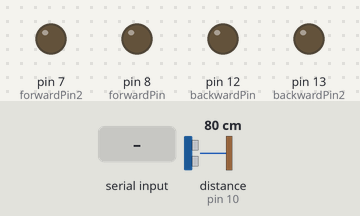
The sketch below on a simulated Arduino Uno, built with avr-gcc and run on an emulated ATmega328P. Parts: output pins drawn as LEDs (lit = HIGH). Wiring (inferred from the names in the program): ultrasonic range finder: trigger pin 9; echo pin 10. The inputs (shaded band) are chosen by the test bench; at power-on: distance to the obstacle (sensor on pin 10) 80 cm. The echo pulse lasts 58.3 µs per cm; pins used as bus, display or sensor lines are not drawn.

Above: at 1.2 s.
1.3 s: "F" received over the second serial link
At 2.2 s:
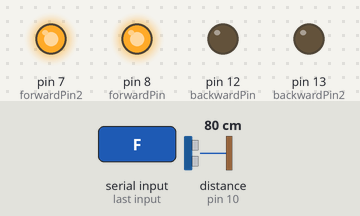
2.8 s: "B" received over the second serial link
At 3.2 s:
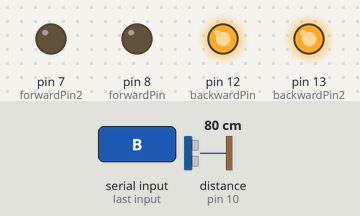
4.3 s: "L" received over the second serial link
At 5.5 s:
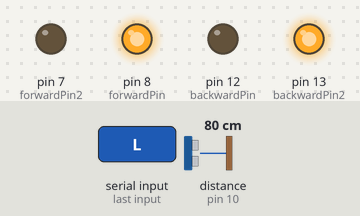
5.8 s: "R" received over the second serial link
At 6.8 s:
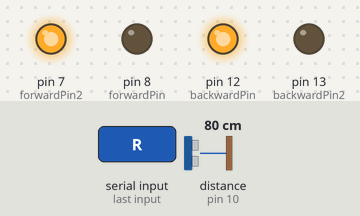
7.3 s: "S" received over the second serial link
At 7.9 s:
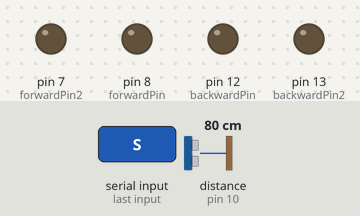
Timing chart, 0 to 9.8 s (numbered marks = the images above; inputs shaded):
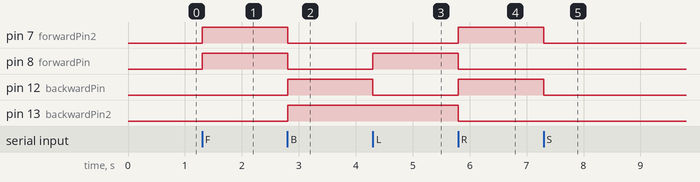

Measured:
- after the input at 1.3 s, pin 7 (forwardPin2), pin 8 (forwardPin): LOW → HIGH at once
- after the input at 2.8 s, pin 7 (forwardPin2), pin 8 (forwardPin): HIGH → LOW at once; pin 12 (backwardPin), pin 13 (backwardPin2): LOW → HIGH at once
- after the input at 4.3 s, pin 8 (forwardPin): LOW → HIGH at once; pin 12 (backwardPin): HIGH → LOW at once
- after the input at 5.8 s, pin 7 (forwardPin2), pin 12 (backwardPin): LOW → HIGH at once; pin 8 (forwardPin), pin 13 (backwardPin2): HIGH → LOW at once
- after the input at 7.3 s, pin 7 (forwardPin2), pin 12 (backwardPin): HIGH → LOW at once

The sketch:

NotSoFastFinal.ino
```cpp
#include <SoftwareSerial.h>
const int forwardPin = 8;
const int forwardPin2= 7;
const int backwardPin=12;
const int backwardPin2 =13;
const int trigPin=9;
const int echoPin=10;
float duration, distance;
SoftwareSerial BT(2, 3);
char cmd;
int quest;

void setup() {


  pinMode(forwardPin, OUTPUT);
  pinMode(forwardPin2, OUTPUT);
  pinMode(backwardPin, OUTPUT);
  pinMode(backwardPin2, OUTPUT);
  BT.begin(9600);
  pinMode(trigPin, OUTPUT);
  pinMode(echoPin, INPUT);
  Serial.begin(9600);

}

void loop() {
  digitalWrite(trigPin, HIGH);

  digitalWrite(trigPin, LOW);
  duration=pulseIn(echoPin, HIGH, 30000);
  distance = duration * 0.034/2;

  if(BT.available()){
    cmd=BT.read();
  }
  if(distance>20)
  {
    quest=1;
  if(cmd=='F')
  {
    forward();
  }
  if(cmd=='S')
  {
    stop1();
  }
  if(cmd=='B')
  {
    backward();
  }
  if(cmd=='L')
  {
    left();
  }
  if(cmd=='R')
  {
    right();
  }
  }
  else
  {
    if(quest==1)
    {
      BT.print('T');
      quest=0;
    }
    if(cmd=='B')
    {
      backward();
    }
    else
    {
    stop1();
    }
  }


}

void forward()
{
  digitalWrite(forwardPin, HIGH);
  digitalWrite(forwardPin2, HIGH);
  digitalWrite(backwardPin, LOW);
  digitalWrite(backwardPin2, LOW);
}
void backward()
{
  digitalWrite(backwardPin, HIGH);
  digitalWrite(backwardPin2, HIGH);
  digitalWrite(forwardPin, LOW);
  digitalWrite(forwardPin2, LOW);
}
void left()
{
  digitalWrite(forwardPin, HIGH);
  digitalWrite(backwardPin2, HIGH);
  digitalWrite(forwardPin2, LOW);
  digitalWrite(backwardPin, LOW);
}
void right()
{
  digitalWrite(forwardPin, LOW);
  digitalWrite(backwardPin2, LOW);
  digitalWrite(forwardPin2, HIGH);
  digitalWrite(backwardPin, HIGH);
}
void stop1()
{
  digitalWrite(forwardPin, LOW);
  digitalWrite(forwardPin2, LOW);
  digitalWrite(backwardPin, LOW);
  digitalWrite(backwardPin2, LOW);
}
```
